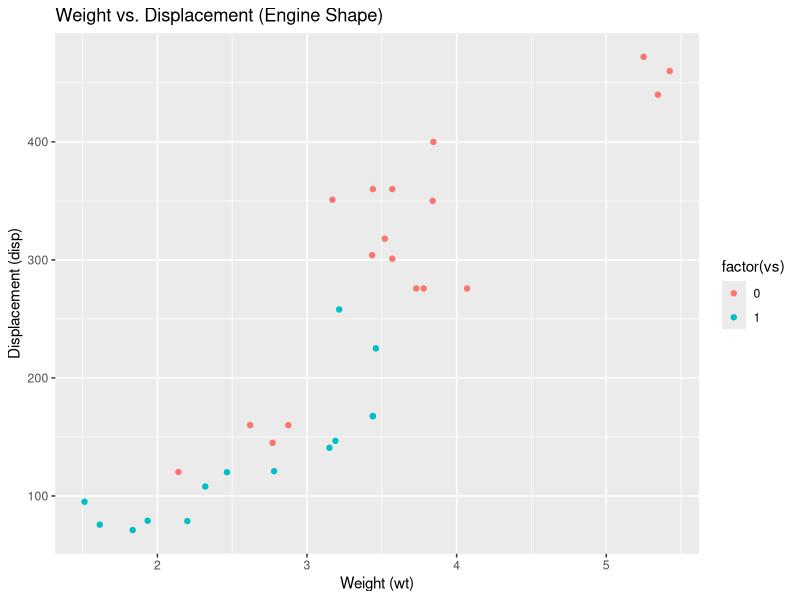
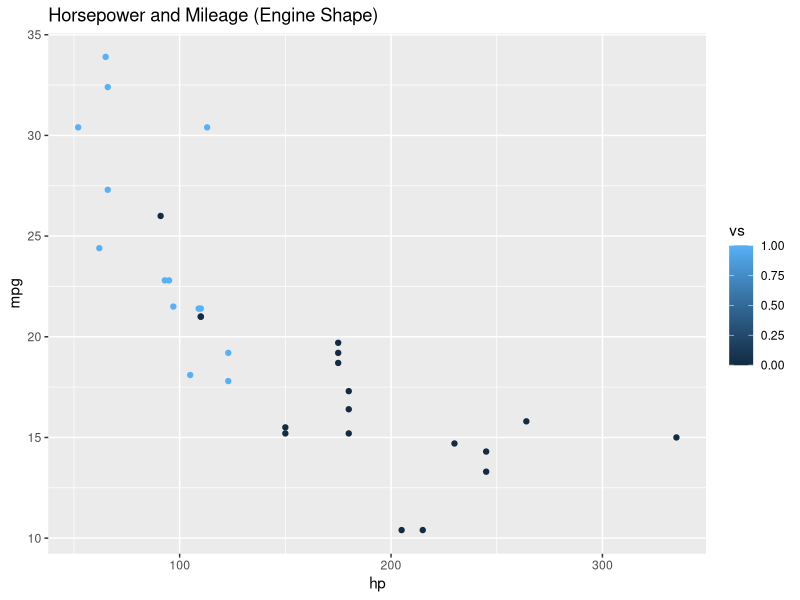
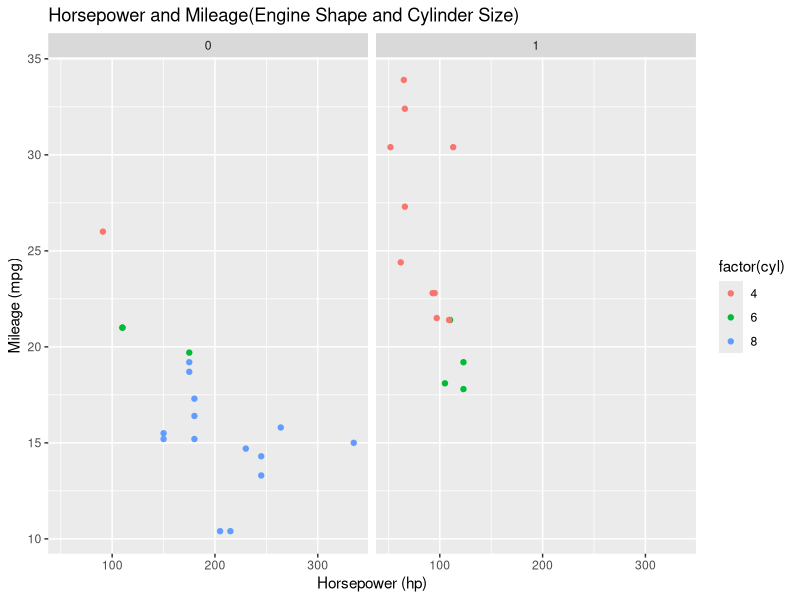
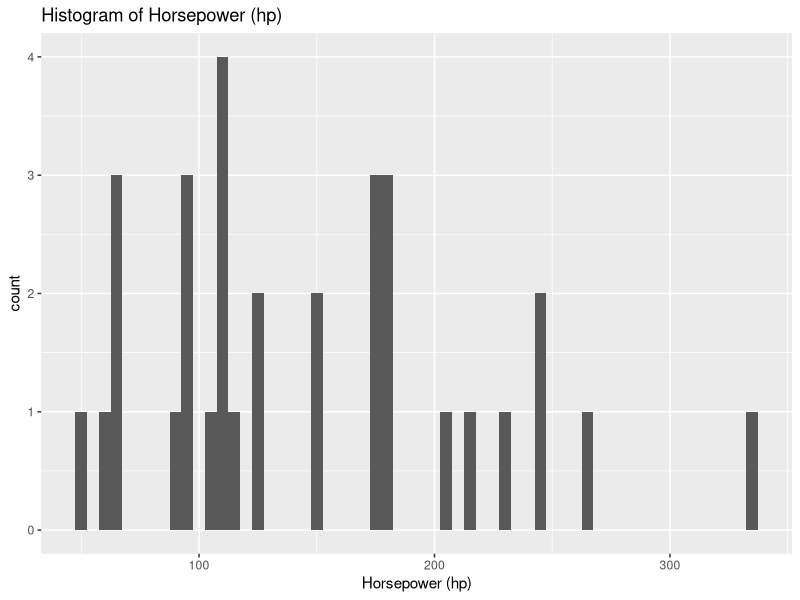

Write R code to recreate these figures, in order.
library(ggplot2)
data(mtcars)
#3i)
ggplot(mtcars, aes(x=wt, y=disp, color=factor(vs))) +
  geom_point() +
  ggtitle("Weight vs. Displacement (Engine Shape)") +
  xlab("Weight (wt)") +
  ylab("Displacement (disp)")
#ii)
ggplot(mtcars, aes(x=hp, y=mpg, color=vs)) + 
  geom_point() + 
  ggtitle("Horsepower and Mileage (Engine Shape)")
#iv)
ggplot(mtcars, aes(x = hp, y = mpg, color = factor(cyl))) +
  geom_point() +
  facet_wrap(~ vs) +
  ggtitle("Horsepower and Mileage(Engine Shape and Cylinder Size)") +
  xlab("Horsepower (hp)") +
  ylab("Mileage (mpg)")
#v)
ggplot(data = mtcars) +
  geom_histogram(mapping = aes(x = hp), binwidth = 5) +
  ggtitle("Histogram of Horsepower (hp)") +
  xlab("Horsepower (hp)") 
